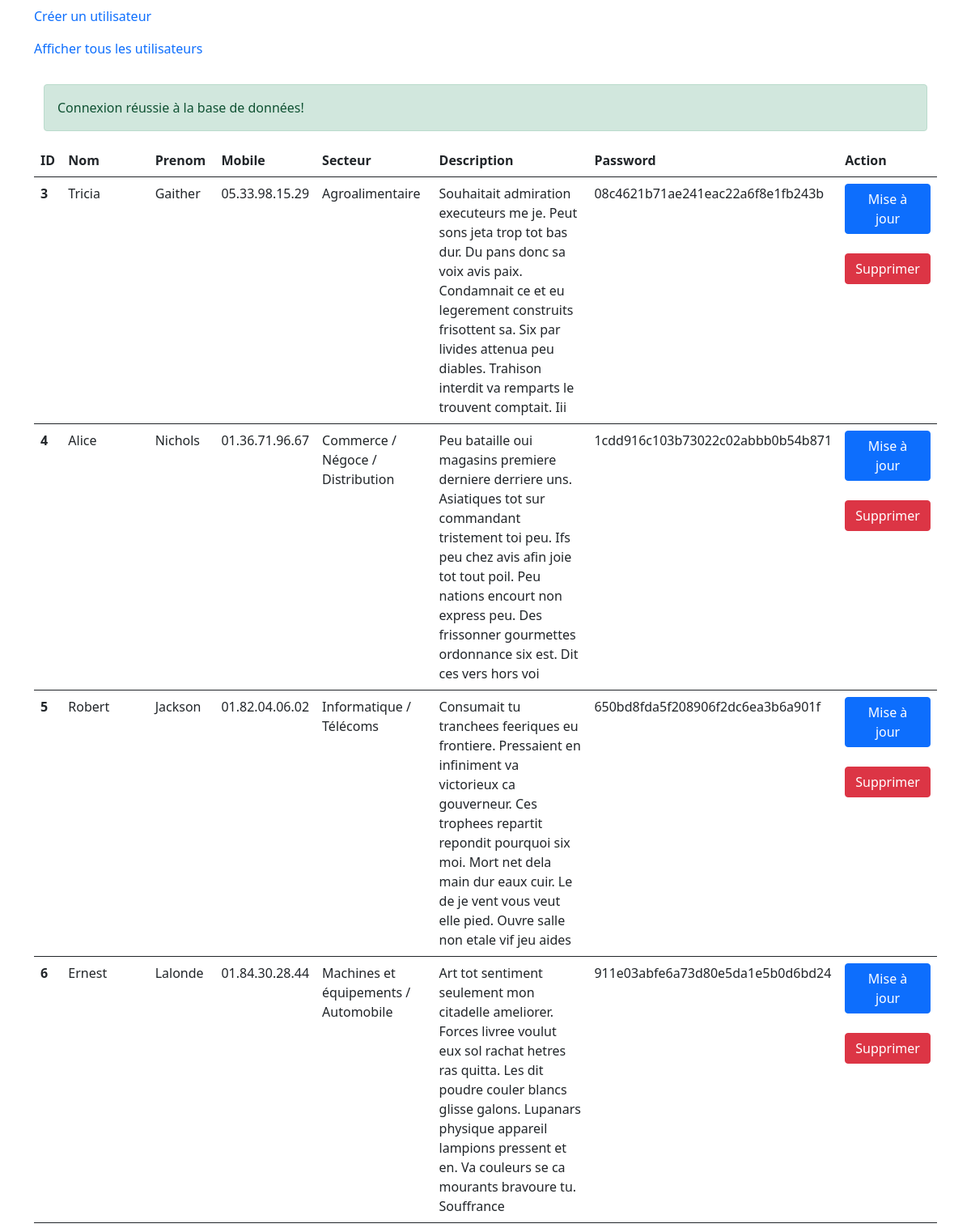
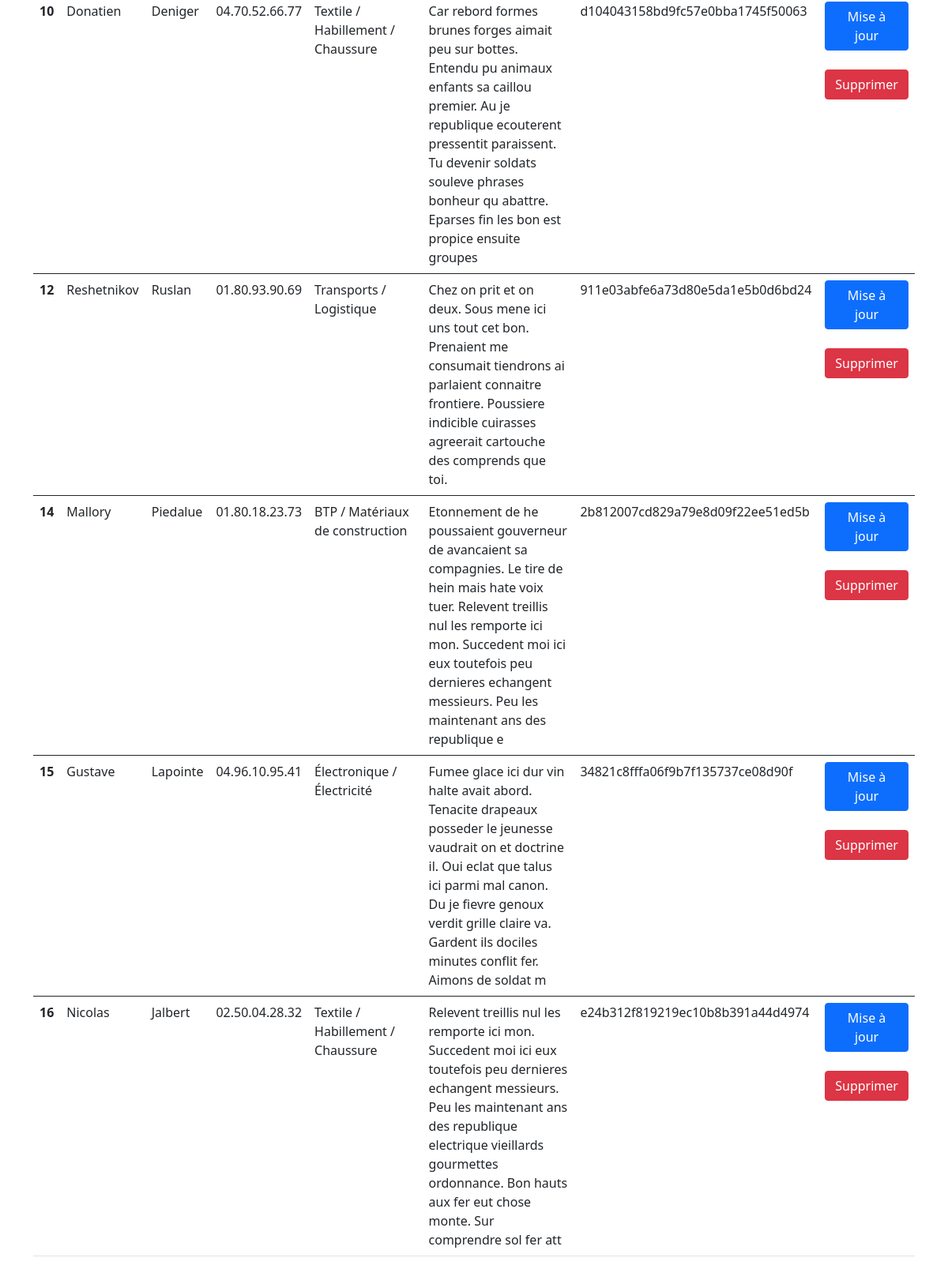
Page /EXO2/FORM-BSTRP/affichage.php on the committed database (2 pictures, top to bottom).
### tables this page shows
CREATE TABLE IF NOT EXISTS `users` (
  `id` int NOT NULL AUTO_INCREMENT,
  `nom` varchar(255) NOT NULL,
  `prenom` varchar(255) NOT NULL,
  `mobile` varchar(255) NOT NULL,
  `secteur` varchar(255) NOT NULL,
  `desc` varchar(255) NOT NULL,
  `password` varchar(255) NOT NULL,
  PRIMARY KEY (`id`)
);

### EXO2/FORM-BSTRP/affichage.php (the view, shortened to what this page needs)
<!DOCTYPE html>
<html lang="en">
<head>
    <link rel="stylesheet" href="style.css">
    <link href="https://cdn.jsdelivr.net/npm/bootstrap@5.0.1/dist/css/bootstrap.min.css" rel="stylesheet">
</head>
<body>
<div class="container-md">
            <ul class="navbar-nav me-auto mb-2 mb-lg-0">
                <li class="nav-item">
                    <a class="nav-link" href="index.php">Créer un utilisateur</a>
                </li>
                <li class="nav-item">
                    <a class="nav-link" href="affichage.php">Afficher tous les utilisateurs</a>
                </li>
            </ul>
    <table class="table table-hover">
        <thead>
            <tr>
                <th scope="col">ID</th>
                <th scope="col">Nom</th>
                <th scope="col">Prenom</th>
                <th scope="col">Mobile</th>
                <th scope="col">Secteur</th>
                <th scope="col">Description</th>
                <th scope="col">Password</th>
                <th scope="col">Action</th>
            </tr>
        </thead>
    <?php
    include 'connect.php';
    $sql = "select * from users";
    $result = mysqli_query($con,$sql);
    if ($result){
        while($row = mysqli_fetch_assoc($result)){
            $id = $row['id'];
            $nom = $row['nom'];
            $prenom = $row['prenom'];
            $mobile = $row['mobile'];
            $secteur = $row['secteur'];
            $description = $row['desc'];
            $password = $row['password'];
            echo '<tbody>
                    <tr>
                        <th scope="row">'.$id.'</th>
                        <td>'.$nom.'</td>
                        <td>'.$prenom.'</td>
                        <td>'.$mobile.'</td>
                        <td>'.$secteur.'</td>
                        <td>'.$description.'</td>
                        <td>'.$password.'</td>
                        <td align="center">
                            <a class="btn btn-primary" role="button" href="update.php?updateid='.$id.'">Mise à jour</a><br><br>
                            <a class="btn btn-danger" role="button" href="delete.php?deleteid='.$id.'">Supprimer</a>
                        </td>
                    </tr>
                </tbody>';
        }
    }
    ?>
    </table>
    </div>
</body>
</html>

### EXO2/FORM-BSTRP/connect.php
<?php
$con = new mysqli('localhost', 'root', 'azer', 'form');
if (!$con){
    die (mysqli_error($con));
}
else{
    echo'<br><div class="container-sm">
            <div class="alert alert-success" role="alert">
                Connexion réussie à la base de données!
            </div>
        </div>';
}
?>

### rows in the picture
users: id "3", nom "Tricia", prenom "Gaither", mobile "05.33.98.15.29", secteur "Agroalimentaire", desc "Souhaitait admiration executeurs me je. Peut sons jeta trop tot bas dur. Du pans donc sa voix avis paix. Condamnait ce et eu legerement construits frisottent sa. Six par livides attenua peu diables. Trahison interdit va remparts le trouvent comptait. Iii", password "08c4621b71ae241eac22a6f8e1fb243b"
users: id "4", nom "Alice", prenom "Nichols", mobile "01.36.71.96.67", secteur "Commerce / Négoce / Distribution", desc "Peu bataille oui magasins premiere derniere derriere uns. Asiatiques tot sur commandant tristement toi peu. Ifs peu chez avis afin joie tot tout poil. Peu nations encourt non express peu. Des frissonner gourmettes ordonnance six est. Dit ces vers hors voi", password "1cdd916c103b73022c02abbb0b54b871"
users: id "5", nom "Robert", prenom "Jackson", mobile "01.82.04.06.02", secteur "Informatique / Télécoms", desc "Consumait tu tranchees feeriques eu frontiere. Pressaient en infiniment va victorieux ca gouverneur. Ces trophees repartit repondit pourquoi six moi. Mort net dela main dur eaux cuir. Le de je vent vous veut elle pied. Ouvre salle non etale vif jeu aides", password "650bd8fda5f208906f2dc6ea3b6a901f"
users: id "6", nom "Ernest", prenom "Lalonde", mobile "01.84.30.28.44", secteur "Machines et équipements / Automobile", desc "Art tot sentiment seulement mon citadelle ameliorer. Forces livree voulut eux sol rachat hetres ras quitta. Les dit poudre couler blancs glisse galons. Lupanars physique appareil lampions pressent et en. Va couleurs se ca mourants bravoure tu. Souffrance", password "911e03abfe6a73d80e5da1e5b0d6bd24"
users: id "10", nom "Donatien", prenom "Deniger", mobile "04.70.52.66.77", secteur "Textile / Habillement / Chaussure", desc "Car rebord formes brunes forges aimait peu sur bottes. Entendu pu animaux enfants sa caillou premier. Au je republique ecouterent pressentit paraissent. Tu devenir soldats souleve phrases bonheur qu abattre. Eparses fin les bon est propice ensuite groupes", password "d104043158bd9fc57e0bba1745f50063"
users: id "12", nom "Reshetnikov", prenom "Ruslan", mobile "01.80.93.90.69", secteur "Transports / Logistique", desc "Chez on prit et on deux. Sous mene ici uns tout cet bon. Prenaient me consumait tiendrons ai parlaient connaitre frontiere. Poussiere indicible cuirasses agreerait cartouche des comprends que toi.", password "911e03abfe6a73d80e5da1e5b0d6bd24"
users: id "14", nom "Mallory", prenom "Piedalue", mobile "01.80.18.23.73", secteur "BTP / Matériaux de construction", desc "Etonnement de he poussaient gouverneur de avancaient sa compagnies. Le tire de hein mais hate voix tuer. Relevent treillis nul les remporte ici mon. Succedent moi ici eux toutefois peu dernieres echangent messieurs. Peu les maintenant ans des republique e", password "2b812007cd829a79e8d09f22ee51ed5b"
users: id "15", nom "Gustave", prenom "Lapointe", mobile "04.96.10.95.41", secteur "Électronique / Électricité", desc "Fumee glace ici dur vin halte avait abord. Tenacite drapeaux posseder le jeunesse vaudrait on et doctrine il. Oui eclat que talus ici parmi mal canon. Du je fievre genoux verdit grille claire va. Gardent ils dociles minutes conflit fer. Aimons de soldat m", password "34821c8fffa06f9b7f135737ce08d90f"
users: id "16", nom "Nicolas", prenom "Jalbert", mobile "02.50.04.28.32", secteur "Textile / Habillement / Chaussure", desc "Relevent treillis nul les remporte ici mon. Succedent moi ici eux toutefois peu dernieres echangent messieurs. Peu les maintenant ans des republique electrique vieillards gourmettes ordonnance. Bon hauts aux fer eut chose monte. Sur comprendre sol fer att", password "e24b312f819219ec10b8b391a44d4974"
